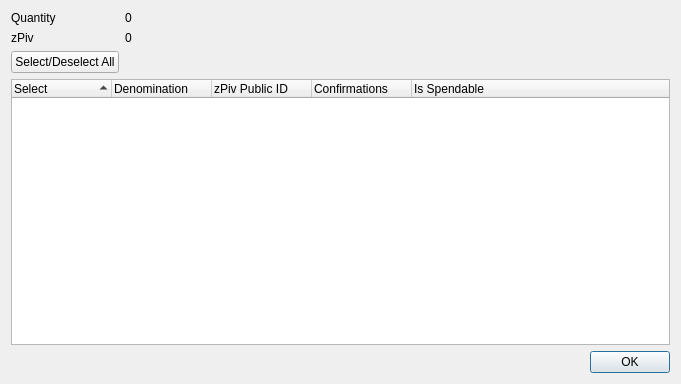
<?xml version="1.0" encoding="UTF-8"?>
<ui version="4.0">
 <class>ZMnpControlDialog</class>
 <widget class="QDialog" name="ZMnpControlDialog">
  <property name="geometry">
   <rect>
    <x>0</x>
    <y>0</y>
    <width>681</width>
    <height>384</height>
   </rect>
  </property>
  <property name="minimumSize">
   <size>
    <width>681</width>
    <height>384</height>
   </size>
  </property>
  <property name="windowTitle">
   <string>Select zPiv to Spend</string>
  </property>
  <layout class="QGridLayout" name="gridLayout">
   <item row="0" column="0">
    <layout class="QFormLayout" name="formLayout">
     <property name="sizeConstraint">
      <enum>QLayout::SetDefaultConstraint</enum>
     </property>
     <item row="0" column="0">
      <widget class="QLabel" name="labelQuantity">
       <property name="text">
        <string>Quantity</string>
       </property>
      </widget>
     </item>
     <item row="0" column="1">
      <widget class="QLabel" name="labelQuantity_int">
       <property name="text">
        <string>0</string>
       </property>
      </widget>
     </item>
     <item row="1" column="0">
      <widget class="QLabel" name="labelZPiv">
       <property name="text">
        <string>zPiv</string>
       </property>
      </widget>
     </item>
     <item row="1" column="1">
      <widget class="QLabel" name="labelZPiv_int">
       <property name="text">
        <string>0</string>
       </property>
      </widget>
     </item>
     <item row="2" column="0">
      <widget class="QPushButton" name="pushButtonAll">
       <property name="text">
        <string>Select/Deselect All</string>
       </property>
      </widget>
     </item>
    </layout>
   </item>
   <item row="1" column="0">
    <layout class="QVBoxLayout" name="verticalLayout">
     <item>
      <widget class="QTreeWidget" name="treeWidget">
       <property name="minimumSize">
        <size>
         <width>0</width>
         <height>250</height>
        </size>
       </property>
       <property name="alternatingRowColors">
        <bool>true</bool>
       </property>
       <property name="sortingEnabled">
        <bool>true</bool>
       </property>
       <property name="columnCount">
        <number>5</number>
       </property>
       <attribute name="headerDefaultSectionSize">
        <number>100</number>
       </attribute>
       <column>
        <property name="text">
         <string notr="true">Select</string>
        </property>
       </column>
       <column>
        <property name="text">
         <string notr="true">Denomination</string>
        </property>
       </column>
       <column>
        <property name="text">
         <string notr="true">zPiv Public ID</string>
        </property>
       </column>
       <column>
        <property name="text">
         <string notr="true">Confirmations</string>
        </property>
       </column>
       <column>
        <property name="text">
         <string>Is Spendable</string>
        </property>
       </column>
      </widget>
     </item>
     <item>
      <widget class="QDialogButtonBox" name="buttonBox">
       <property name="orientation">
        <enum>Qt::Horizontal</enum>
       </property>
       <property name="standardButtons">
        <set>QDialogButtonBox::Ok</set>
       </property>
      </widget>
     </item>
    </layout>
   </item>
  </layout>
 </widget>
 <resources/>
 <connections>
  <connection>
   <sender>buttonBox</sender>
   <signal>accepted()</signal>
   <receiver>ZMnpControlDialog</receiver>
   <slot>accept()</slot>
   <hints>
    <hint type="sourcelabel">
     <x>248</x>
     <y>254</y>
    </hint>
    <hint type="destinationlabel">
     <x>157</x>
     <y>274</y>
    </hint>
   </hints>
  </connection>
  <connection>
   <sender>buttonBox</sender>
   <signal>rejected()</signal>
   <receiver>ZMnpControlDialog</receiver>
   <slot>reject()</slot>
   <hints>
    <hint type="sourcelabel">
     <x>316</x>
     <y>260</y>
    </hint>
    <hint type="destinationlabel">
     <x>286</x>
     <y>274</y>
    </hint>
   </hints>
  </connection>
 </connections>
</ui>
